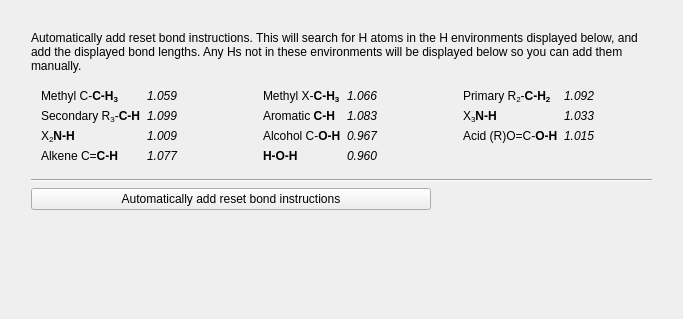
            <widget class="QWidget" name="page_11">
             <property name="geometry">
              <rect>
               <x>0</x>
               <y>0</y>
               <width>683</width>
               <height>319</height>
              </rect>
             </property>
             <attribute name="label">
              <string>Automatically add reset bond instructions</string>
             </attribute>
             <layout class="QGridLayout" name="gridLayout_19">
              <item row="0" column="0">
               <layout class="QVBoxLayout" name="verticalLayout_33">
                <property name="leftMargin">
                 <number>20</number>
                </property>
                <property name="topMargin">
                 <number>20</number>
                </property>
                <property name="rightMargin">
                 <number>20</number>
                </property>
                <property name="bottomMargin">
                 <number>20</number>
                </property>
                <item>
                 <widget class="QLabel" name="label_36">
                  <property name="text">
                   <string>Automatically add reset bond instructions. This will search for H atoms in the H environments displayed below, and add the displayed bond lengths. Any Hs not in these environments will be displayed below so you can add them manually.</string>
                  </property>
                  <property name="wordWrap">
                   <bool>true</bool>
                  </property>
                 </widget>
                </item>
                <item>
                 <layout class="QHBoxLayout" name="horizontalLayout_63">
                  <property name="leftMargin">
                   <number>10</number>
                  </property>
                  <property name="topMargin">
                   <number>10</number>
                  </property>
                  <property name="rightMargin">
                   <number>10</number>
                  </property>
                  <property name="bottomMargin">
                   <number>10</number>
                  </property>
                  <item>
                   <layout class="QVBoxLayout" name="verticalLayout_45">
                    <item>
                     <widget class="QLabel" name="label_40">
                      <property name="text">
                       <string>&lt;html&gt;&lt;head/&gt;&lt;body&gt;&lt;p&gt;Methyl C-&lt;span style=&quot; font-weight:600;&quot;&gt;C-H&lt;/span&gt;&lt;span style=&quot; font-weight:600; vertical-align:sub;&quot;&gt;3&lt;/span&gt;&lt;/p&gt;&lt;/body&gt;&lt;/html&gt;</string>
                      </property>
                     </widget>
                    </item>
                    <item>
                     <widget class="QLabel" name="label_32">
                      <property name="text">
                       <string>&lt;html&gt;&lt;head/&gt;&lt;body&gt;&lt;p&gt;Secondary R&lt;span style=&quot; vertical-align:sub;&quot;&gt;3&lt;/span&gt;-&lt;span style=&quot; font-weight:600;&quot;&gt;C-H&lt;/span&gt;&lt;/p&gt;&lt;/body&gt;&lt;/html&gt;</string>
                      </property>
                     </widget>
                    </item>
                    <item>
                     <widget class="QLabel" name="label_19">
                      <property name="text">
                       <string>&lt;html&gt;&lt;head/&gt;&lt;body&gt;&lt;p&gt;X&lt;span style=&quot; vertical-align:sub;&quot;&gt;2&lt;/span&gt;&lt;span style=&quot; font-weight:600;&quot;&gt;N-H&lt;/span&gt;&lt;/p&gt;&lt;/body&gt;&lt;/html&gt;</string>
                      </property>
                     </widget>
                    </item>
                    <item>
                     <widget class="QLabel" name="label_58">
                      <property name="text">
                       <string>Alkene C=&lt;b&gt;C-H&lt;/b&gt;</string>
                      </property>
                     </widget>
                    </item>
                   </layout>
                  </item>
                  <item>
                   <layout class="QVBoxLayout" name="verticalLayout_47">
                    <property name="topMargin">
                     <number>0</number>
                    </property>
                    <item>
                     <widget class="QLabel" name="label_41">
                      <property name="font">
                       <font>
                        <italic>true</italic>
                       </font>
                      </property>
                      <property name="layoutDirection">
                       <enum>Qt::LeftToRight</enum>
                      </property>
                      <property name="text">
                       <string>1.059</string>
                      </property>
                      <property name="alignment">
                       <set>Qt::AlignLeading|Qt::AlignLeft|Qt::AlignVCenter</set>
                      </property>
                     </widget>
                    </item>
                    <item>
                     <widget class="QLabel" name="label_33">
                      <property name="font">
                       <font>
                        <italic>true</italic>
                       </font>
                      </property>
                      <property name="text">
                       <string>1.099</string>
                      </property>
                      <property name="alignment">
                       <set>Qt::AlignLeading|Qt::AlignLeft|Qt::AlignVCenter</set>
                      </property>
                     </widget>
                    </item>
                    <item>
                     <widget class="QLabel" name="label_24">
                      <property name="font">
                       <font>
                        <italic>true</italic>
                       </font>
                      </property>
                      <property name="text">
                       <string>1.009</string>
                      </property>
                      <property name="alignment">
                       <set>Qt::AlignLeading|Qt::AlignLeft|Qt::AlignVCenter</set>
                      </property>
                     </widget>
                    </item>
                    <item>
                     <widget class="QLabel" name="label_59">
                      <property name="font">
                       <font>
                        <italic>true</italic>
                       </font>
                      </property>
                      <property name="text">
                       <string>1.077</string>
                      </property>
                      <property name="alignment">
                       <set>Qt::AlignLeading|Qt::AlignLeft|Qt::AlignVCenter</set>
                      </property>
                     </widget>
                    </item>
                   </layout>
                  </item>
                  <item>
                   <spacer name="horizontalSpacer_33">
                    <property name="orientation">
                     <enum>Qt::Horizontal</enum>
                    </property>
                    <property name="sizeHint" stdset="0">
                     <size>
                      <width>40</width>
                      <height>20</height>
                     </size>
                    </property>
                   </spacer>
                  </item>
                  <item>
                   <layout class="QVBoxLayout" name="verticalLayout_48">
                    <item>
                     <widget class="QLabel" name="label_34">
                      <property name="text">
                       <string>&lt;html&gt;&lt;head/&gt;&lt;body&gt;&lt;p&gt;Methyl X-&lt;span style=&quot; font-weight:600;&quot;&gt;C-H&lt;/span&gt;&lt;span style=&quot; font-weight:600; vertical-align:sub;&quot;&gt;3&lt;/span&gt;&lt;/p&gt;&lt;/body&gt;&lt;/html&gt;</string>
                      </property>
                     </widget>
                    </item>
                    <item>
                     <widget class="QLabel" name="label_42">
                      <property name="text">
                       <string>Aromatic &lt;b&gt;C-H&lt;/b&gt;</string>
                      </property>
                      <property name="alignment">
                       <set>Qt::AlignLeading|Qt::AlignLeft|Qt::AlignVCenter</set>
                      </property>
                     </widget>
                    </item>
                    <item>
                     <widget class="QLabel" name="label_25">
                      <property name="text">
                       <string>Alcohol C-&lt;b&gt;O-H&lt;/b&gt;</string>
                      </property>
                     </widget>
                    </item>
                    <item>
                     <widget class="QLabel" name="label_60">
                      <property name="text">
                       <string>&lt;b&gt;H-O-H&lt;/b&gt;</string>
                      </property>
                     </widget>
                    </item>
                   </layout>
                  </item>
                  <item>
                   <layout class="QVBoxLayout" name="verticalLayout_51">
                    <item>
                     <widget class="QLabel" name="label_35">
                      <property name="font">
                       <font>
                        <italic>true</italic>
                       </font>
                      </property>
                      <property name="text">
                       <string>1.066</string>
                      </property>
                      <property name="alignment">
                       <set>Qt::AlignLeading|Qt::AlignLeft|Qt::AlignVCenter</set>
                      </property>
                     </widget>
                    </item>
                    <item>
                     <widget class="QLabel" name="label_43">
                      <property name="font">
                       <font>
                        <italic>true</italic>
                       </font>
                      </property>
                      <property name="text">
                       <string>1.083</string>
                      </property>
                      <property name="alignment">
                       <set>Qt::AlignLeading|Qt::AlignLeft|Qt::AlignVCenter</set>
                      </property>
                     </widget>
                    </item>
                    <item>
                     <widget class="QLabel" name="label_26">
                      <property name="font">
                       <font>
                        <italic>true</italic>
                       </font>
                      </property>
                      <property name="text">
                       <string>0.967</string>
                      </property>
                      <property name="alignment">
                       <set>Qt::AlignLeading|Qt::AlignLeft|Qt::AlignVCenter</set>
                      </property>
                     </widget>
                    </item>
                    <item>
                     <widget class="QLabel" name="label_61">
                      <property name="font">
                       <font>
                        <italic>true</italic>
                       </font>
                      </property>
                      <property name="text">
                       <string>0.960</string>
                      </property>
                      <property name="alignment">
                       <set>Qt::AlignLeading|Qt::AlignLeft|Qt::AlignVCenter</set>
                      </property>
                     </widget>
                    </item>
                   </layout>
                  </item>
                  <item>
                   <spacer name="horizontalSpacer_32">
                    <property name="orientation">
                     <enum>Qt::Horizontal</enum>
                    </property>
                    <property name="sizeHint" stdset="0">
                     <size>
                      <width>40</width>
                      <height>20</height>
                     </size>
                    </property>
                   </spacer>
                  </item>
                  <item>
                   <layout class="QVBoxLayout" name="verticalLayout_50">
                    <item>
                     <widget class="QLabel" name="label_29">
                      <property name="text">
                       <string>&lt;html&gt;&lt;head/&gt;&lt;body&gt;&lt;p&gt;Primary R&lt;span style=&quot; vertical-align:sub;&quot;&gt;2&lt;/span&gt;-&lt;span style=&quot; font-weight:600;&quot;&gt;C-H&lt;/span&gt;&lt;span style=&quot; font-weight:600; vertical-align:sub;&quot;&gt;2&lt;/span&gt;&lt;/p&gt;&lt;/body&gt;&lt;/html&gt;</string>
                      </property>
                     </widget>
                    </item>
                    <item>
                     <widget class="QLabel" name="label_12">
                      <property name="text">
                       <string>&lt;html&gt;&lt;head/&gt;&lt;body&gt;&lt;p&gt;X&lt;span style=&quot; vertical-align:sub;&quot;&gt;3&lt;/span&gt;&lt;span style=&quot; font-weight:600;&quot;&gt;N-H&lt;/span&gt;&lt;/p&gt;&lt;/body&gt;&lt;/html&gt;</string>
                      </property>
                     </widget>
                    </item>
                    <item>
                     <widget class="QLabel" name="label_27">
                      <property name="text">
                       <string>&lt;html&gt;&lt;head/&gt;&lt;body&gt;&lt;p&gt;Acid (R)O=C-&lt;span style=&quot; font-weight:600;&quot;&gt;O-H&lt;/span&gt;&lt;/p&gt;&lt;/body&gt;&lt;/html&gt;</string>
                      </property>
                     </widget>
                    </item>
                    <item>
                     <spacer name="horizontalSpacer_30">
                      <property name="orientation">
                       <enum>Qt::Horizontal</enum>
                      </property>
                      <property name="sizeHint" stdset="0">
                       <size>
                        <width>40</width>
                        <height>20</height>
                       </size>
                      </property>
                     </spacer>
                    </item>
                   </layout>
                  </item>
                  <item>
                   <layout class="QVBoxLayout" name="verticalLayout_49">
                    <property name="rightMargin">
                     <number>20</number>
                    </property>
                    <item>
                     <widget class="QLabel" name="label_31">
                      <property name="font">
                       <font>
                        <italic>true</italic>
                       </font>
                      </property>
                      <property name="text">
                       <string>1.092</string>
                      </property>
                      <property name="alignment">
                       <set>Qt::AlignLeading|Qt::AlignLeft|Qt::AlignVCenter</set>
                      </property>
                     </widget>
                    </item>
                    <item>
                     <widget class="QLabel" name="label_15">
                      <property name="font">
                       <font>
                        <italic>true</italic>
                       </font>
                      </property>
                      <property name="text">
                       <string>1.033</string>
                      </property>
                      <property name="alignment">
                       <set>Qt::AlignLeading|Qt::AlignLeft|Qt::AlignVCenter</set>
                      </property>
                     </widget>
                    </item>
                    <item>
                     <widget class="QLabel" name="label_28">
                      <property name="font">
                       <font>
                        <italic>true</italic>
                       </font>
                      </property>
                      <property name="text">
                       <string>1.015</string>
                      </property>
                      <property name="alignment">
                       <set>Qt::AlignLeading|Qt::AlignLeft|Qt::AlignVCenter</set>
                      </property>
                     </widget>
                    </item>
                    <item>
                     <spacer name="horizontalSpacer_31">
                      <property name="orientation">
                       <enum>Qt::Horizontal</enum>
                      </property>
                      <property name="sizeHint" stdset="0">
                       <size>
                        <width>40</width>
                        <height>20</height>
                       </size>
                      </property>
                     </spacer>
                    </item>
                   </layout>
                  </item>
                 </layout>
                </item>
                <item>
                 <widget class="Line" name="line_15">
                  <property name="orientation">
                   <enum>Qt::Horizontal</enum>
                  </property>
                 </widget>
                </item>
                <item>
                 <widget class="QPushButton" name="autoResetBondBut">
                  <property name="maximumSize">
                   <size>
                    <width>400</width>
                    <height>16777215</height>
                   </size>
                  </property>
                  <property name="text">
                   <string>Automatically add reset bond instructions</string>
                  </property>
                 </widget>
                </item>
                <item>
                 <widget class="QLabel" name="autoResetBondStatusLab">
                  <property name="font">
                   <font>
                    <italic>true</italic>
                   </font>
                  </property>
                  <property name="text">
                   <string/>
                  </property>
                  <property name="textInteractionFlags">
                   <set>Qt::LinksAccessibleByMouse|Qt::TextSelectableByMouse</set>
                  </property>
                 </widget>
                </item>
                <item>
                 <spacer name="verticalSpacer_13">
                  <property name="orientation">
                   <enum>Qt::Vertical</enum>
                  </property>
                  <property name="sizeHint" stdset="0">
                   <size>
                    <width>20</width>
                    <height>40</height>
                   </size>
                  </property>
                 </spacer>
                </item>
               </layout>
              </item>
             </layout>
            </widget>
